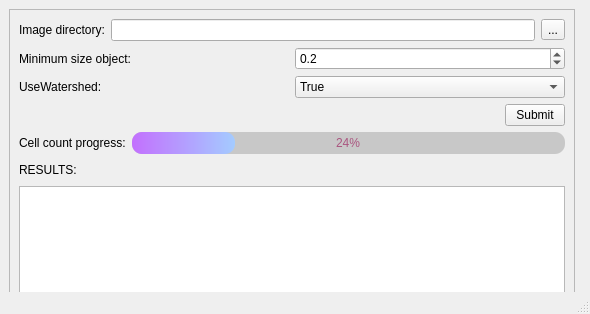
<?xml version="1.0" encoding="UTF-8"?>
<ui version="4.0">
 <class>MainWindow</class>
 <widget class="QMainWindow" name="MainWindow">
  <property name="geometry">
   <rect>
    <x>0</x>
    <y>0</y>
    <width>590</width>
    <height>314</height>
   </rect>
  </property>
  <property name="windowTitle">
   <string>Cell Detection Hub</string>
  </property>
  <widget class="QWidget" name="centralwidget">
   <widget class="QFrame" name="frame">
    <property name="geometry">
     <rect>
      <x>9</x>
      <y>9</y>
      <width>566</width>
      <height>384</height>
     </rect>
    </property>
    <property name="frameShape">
     <enum>QFrame::StyledPanel</enum>
    </property>
    <property name="frameShadow">
     <enum>QFrame::Raised</enum>
    </property>
    <layout class="QGridLayout" name="gridLayout_2">
     <item row="0" column="0">
      <layout class="QHBoxLayout" name="horizontalLayout_5">
       <item>
        <widget class="QLabel" name="label_6">
         <property name="text">
          <string>Image directory:</string>
         </property>
        </widget>
       </item>
       <item>
        <widget class="QLineEdit" name="image_LE"/>
       </item>
       <item>
        <widget class="QToolButton" name="browseimagepath_TB">
         <property name="text">
          <string>...</string>
         </property>
        </widget>
       </item>
      </layout>
     </item>
     <item row="1" column="0">
      <layout class="QGridLayout" name="gridLayout">
       <item row="0" column="0">
        <widget class="QLabel" name="label_4">
         <property name="text">
          <string>Minimum size object:</string>
         </property>
        </widget>
       </item>
       <item row="0" column="1">
        <widget class="QDoubleSpinBox" name="sizeobject_SB">
         <property name="decimals">
          <number>1</number>
         </property>
         <property name="singleStep">
          <double>0.100000000000000</double>
         </property>
         <property name="value">
          <double>0.200000000000000</double>
         </property>
        </widget>
       </item>
      </layout>
     </item>
     <item row="2" column="0">
      <layout class="QHBoxLayout" name="horizontalLayout_3">
       <item>
        <widget class="QLabel" name="label_5">
         <property name="text">
          <string>UseWatershed:</string>
         </property>
        </widget>
       </item>
       <item>
        <widget class="QComboBox" name="watershed_CB">
         <item>
          <property name="text">
           <string>True</string>
          </property>
         </item>
         <item>
          <property name="text">
           <string>False</string>
          </property>
         </item>
        </widget>
       </item>
      </layout>
     </item>
     <item row="3" column="0">
      <layout class="QHBoxLayout" name="horizontalLayout_4">
       <item>
        <spacer name="horizontalSpacer">
         <property name="orientation">
          <enum>Qt::Horizontal</enum>
         </property>
         <property name="sizeHint" stdset="0">
          <size>
           <width>478</width>
           <height>20</height>
          </size>
         </property>
        </spacer>
       </item>
       <item>
        <widget class="QPushButton" name="submit_PB">
         <property name="maximumSize">
          <size>
           <width>60</width>
           <height>16777215</height>
          </size>
         </property>
         <property name="text">
          <string>Submit</string>
         </property>
        </widget>
       </item>
      </layout>
     </item>
     <item row="4" column="0">
      <layout class="QHBoxLayout" name="horizontalLayout_2">
       <item>
        <widget class="QLabel" name="label_2">
         <property name="text">
          <string>Cell count progress:</string>
         </property>
        </widget>
       </item>
       <item>
        <widget class="QProgressBar" name="progressBar">
         <property name="styleSheet">
          <string notr="true">QProgressBar{
	background-color: rgb(200, 200, 200);
	color: rgb(170, 85, 127);
	border-style: solid;
	border-radius: 10px;
	text-align: center;
	
}

QProgressBar::Chunk{
border-radius:10px;
	background-color: qlineargradient(spread:pad, x1:0, y1:0, x2:1, y2:0, stop:0 rgba(195, 112, 254, 255), stop:1 rgba(164, 203, 255, 255));
}
</string>
         </property>
         <property name="value">
          <number>24</number>
         </property>
        </widget>
       </item>
      </layout>
     </item>
     <item row="5" column="0">
      <layout class="QHBoxLayout" name="horizontalLayout">
       <item>
        <widget class="QLabel" name="label">
         <property name="text">
          <string>RESULTS:</string>
         </property>
        </widget>
       </item>
       <item>
        <spacer name="horizontalSpacer_2">
         <property name="orientation">
          <enum>Qt::Horizontal</enum>
         </property>
         <property name="sizeHint" stdset="0">
          <size>
           <width>490</width>
           <height>20</height>
          </size>
         </property>
        </spacer>
       </item>
      </layout>
     </item>
     <item row="6" column="0">
      <widget class="QTableView" name="qtable"/>
     </item>
    </layout>
   </widget>
  </widget>
  <widget class="QStatusBar" name="statusbar"/>
  <action name="action">
   <property name="text">
    <string>Get threshold</string>
   </property>
  </action>
 </widget>
 <resources/>
 <connections/>
</ui>
